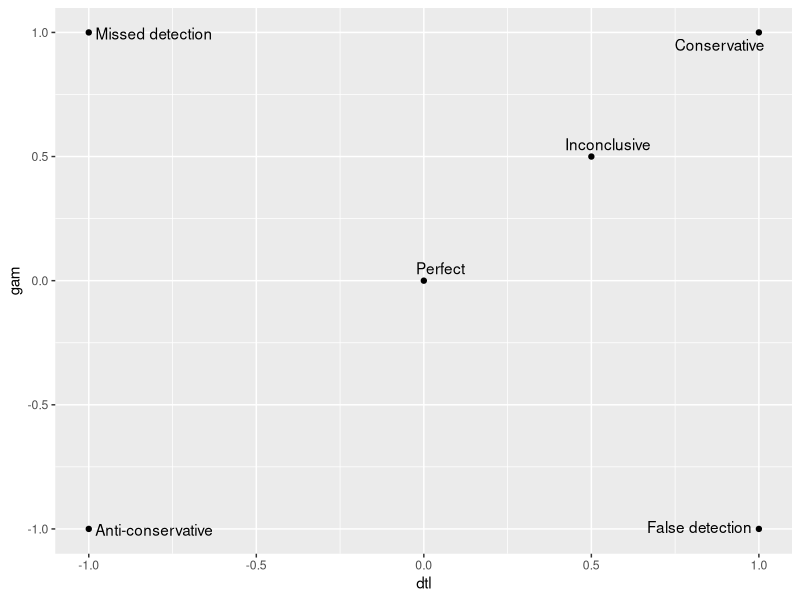
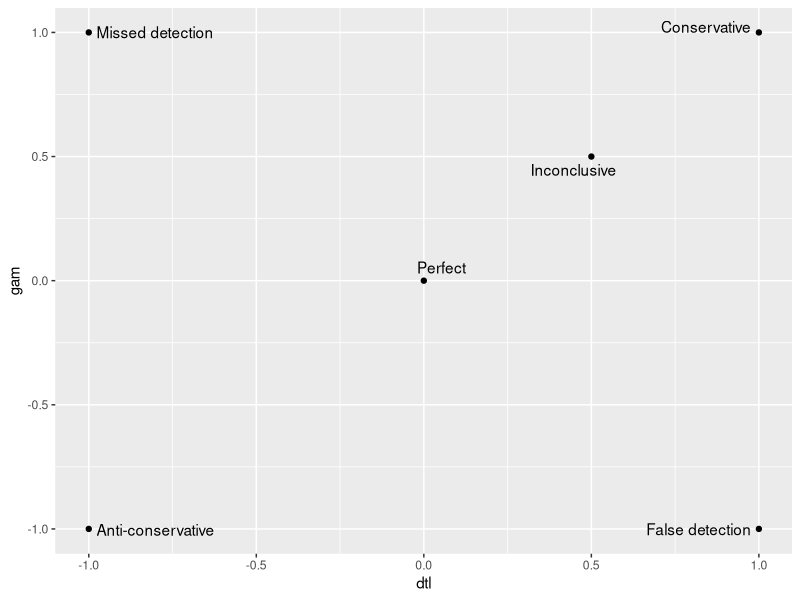

The R script that drew these images, in order:
## ---- chunk 1
library(tidyverse)
library(ggrepel)
## ---- chunk 2
tribble(
  ~dtl, ~gam, ~gam_lo, ~gam_up, ~label,
     0,    0,       0,       0, "Perfect",
    -1,   -1,      -1,      -1, "Anti-conservative",
    +1,   +1,      +1,      +1, "Conservative",
    +1,   -1,      -1,      -1, "False detection",
    -1,   +1,      +1,      +1, "Missed detection",
  +0.5, +0.5,      -1,      +2, "Inconclusive"
) %>%

  ggplot(aes(dtl, gam)) +
  geom_point() +
  geom_text_repel(aes(label = label))
## ---- chunk 3
tribble(
  ~dtl, ~gam, ~gam_lo, ~gam_up, ~label,
     0,    0,       0,       0, "Perfect",
    -1,   -1,      -1,      -1, "Anti-conservative",
    +1,   +1,      +1,      +1, "Conservative",
    +1,   -1,      -1,      -1, "False detection",
    -1,   +1,      +1,      +1, "Missed detection",
  +0.5, +0.5,      -1,      +2, "Inconclusive"
) %>%

  ggplot(aes(dtl, gam)) +
  geom_point() +
  geom_text_repel(
    aes(label = label),
    point.padding = 1
  )
